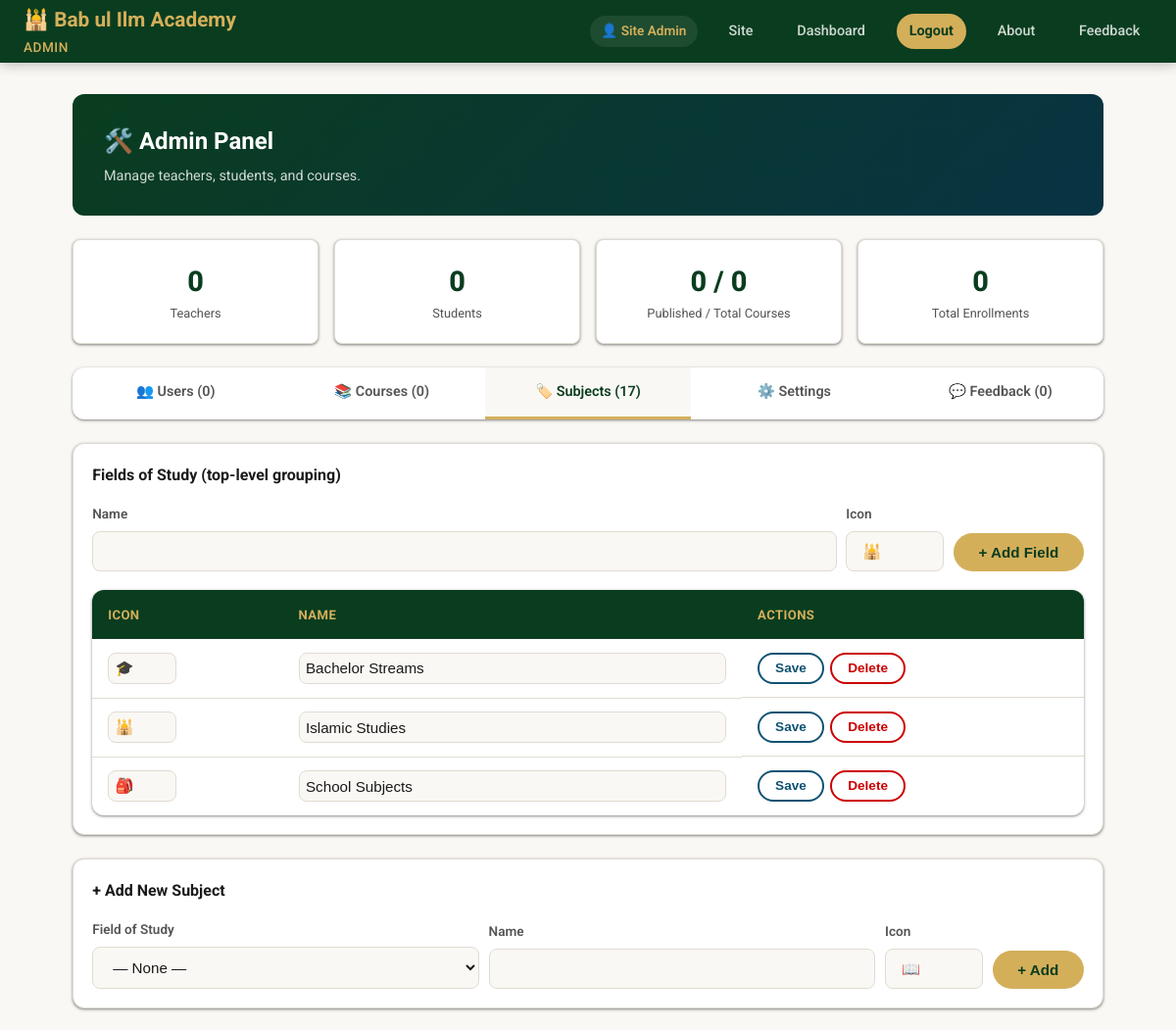
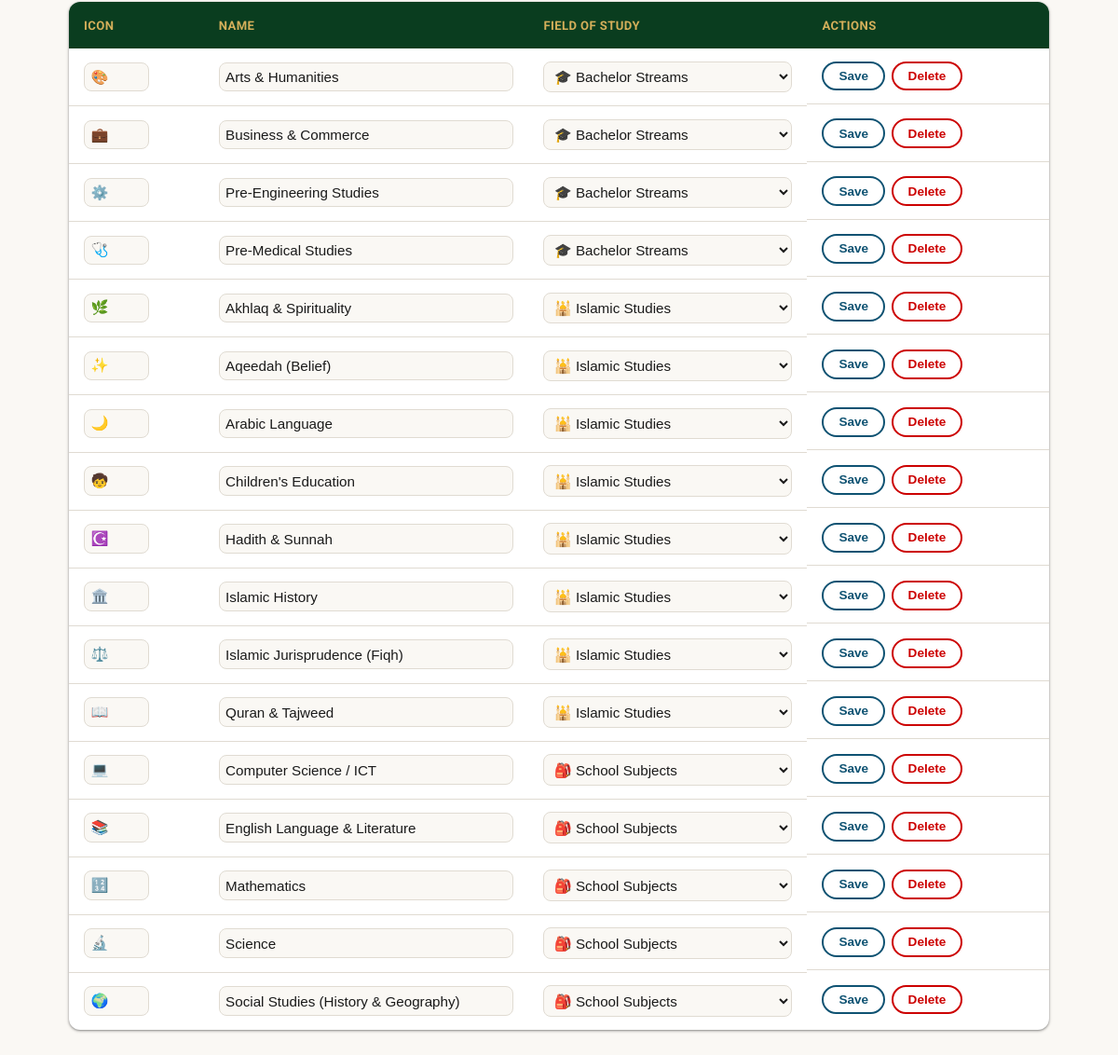
The app's page /admin.php?tab=subjects (signed in) with its own data (2 pictures, top to bottom).
### tables this page shows
CREATE TABLE IF NOT EXISTS fields_of_study (
    id   INT UNSIGNED AUTO_INCREMENT PRIMARY KEY,
    name VARCHAR(100) NOT NULL,
    icon VARCHAR(10)
);

CREATE TABLE IF NOT EXISTS subjects (
    id                INT UNSIGNED AUTO_INCREMENT PRIMARY KEY,
    field_of_study_id INT UNSIGNED NULL,
    name              VARCHAR(100) NOT NULL,
    icon              VARCHAR(10),
    FOREIGN KEY (field_of_study_id) REFERENCES fields_of_study(id) ON DELETE SET NULL
);

### db.php (called while the page is built, shortened)
<?php
function e(string $s): string {
    return htmlspecialchars($s, ENT_QUOTES, 'UTF-8');
}
function auth(): ?array {
    $lastActivity = $_SESSION['last_activity'] ?? time();
    return $_SESSION['user'];
}

### admin.php (the view, shortened to what this page needs)
<?php
require_once __DIR__ . '/db.php';
$user = auth();
$tab = $_GET['tab'] ?? 'users';
$stats = $pdo->query(
    "SELECT (SELECT COUNT(*) FROM users WHERE role='teacher') AS teachers,
            (SELECT COUNT(*) FROM users WHERE role='student') AS students,
            (SELECT COUNT(*) FROM courses) AS total_courses,
            (SELECT COUNT(*) FROM courses WHERE is_published=1) AS published_courses,
            (SELECT COUNT(*) FROM enrollments) AS total_enrollments"
)->fetch();
$users = $pdo->query("SELECT * FROM users WHERE role != 'admin' ORDER BY created_at DESC")->fetchAll();
$courses = $pdo->query(
    "SELECT c.*, u.name AS teacher_name, s.name AS subject_name,
            (SELECT COUNT(*) FROM enrollments e WHERE e.course_id = c.id) AS student_count
     FROM courses c JOIN users u ON u.id = c.teacher_id LEFT JOIN subjects s ON s.id = c.subject_id
     ORDER BY c.created_at DESC"
)->fetchAll();
$fieldsOfStudy = $pdo->query('SELECT * FROM fields_of_study ORDER BY name')->fetchAll();
$subjects = $pdo->query(
    'SELECT s.*, f.name AS field_name FROM subjects s LEFT JOIN fields_of_study f ON f.id = s.field_of_study_id ORDER BY f.name, s.name'
)->fetchAll();
$feedback = $pdo->query('SELECT * FROM feedback ORDER BY created_at DESC')->fetchAll();
?>
<!DOCTYPE html>
<html lang="en">
<head>
<link rel="stylesheet" href="style.css">
</head>
<body>
<nav class="navbar">
    <a class="nav-brand" href="index.php">🕌 <?= e(SITE_NAME) ?> <small style="color:var(--gold)">ADMIN</small></a>
    <div class="nav-links">
        <span class="nav-user">👤 <?= e($user['name']) ?></span>
        <a href="index.php">Site</a>
        <a href="dashboard.php">Dashboard</a>
        <a href="logout.php" class="nav-btn">Logout</a>
        <a href="about.php">About</a>
        <a href="feedback.php">Feedback</a>
    </div>
</nav>
<div class="dashboard-wrap" style="max-width:1100px">
    <div class="dashboard-header">
        <h2>🛠️ Admin Panel</h2>
        <p>Manage teachers, students, and courses.</p>
    </div>
    <div style="display:grid;grid-template-columns:repeat(auto-fit,minmax(150px,1fr));gap:1rem;margin-bottom:1.5rem">
        <div style="background:var(--white);border-radius:var(--radius-sm);padding:1.2rem;box-shadow:var(--shadow);border:1.5px solid var(--border);text-align:center">
            <div style="font-size:1.8rem;font-weight:800;color:var(--green-deep)"><?= (int) $stats['teachers'] ?></div>
            <div style="font-size:.8rem;color:var(--text-mid)">Teachers</div>
        </div>
        <div style="background:var(--white);border-radius:var(--radius-sm);padding:1.2rem;box-shadow:var(--shadow);border:1.5px solid var(--border);text-align:center">
            <div style="font-size:1.8rem;font-weight:800;color:var(--green-deep)"><?= (int) $stats['students'] ?></div>
            <div style="font-size:.8rem;color:var(--text-mid)">Students</div>
        </div>
        <div style="background:var(--white);border-radius:var(--radius-sm);padding:1.2rem;box-shadow:var(--shadow);border:1.5px solid var(--border);text-align:center">
            <div style="font-size:1.8rem;font-weight:800;color:var(--green-deep)"><?= (int) $stats['published_courses'] ?> / <?= (int) $stats['total_courses'] ?></div>
            <div style="font-size:.8rem;color:var(--text-mid)">Published / Total Courses</div>
        </div>
        <div style="background:var(--white);border-radius:var(--radius-sm);padding:1.2rem;box-shadow:var(--shadow);border:1.5px solid var(--border);text-align:center">
            <div style="font-size:1.8rem;font-weight:800;color:var(--green-deep)"><?= (int) $stats['total_enrollments'] ?></div>
            <div style="font-size:.8rem;color:var(--text-mid)">Total Enrollments</div>
        </div>
    </div>
    <div class="tabs">
        <a href="?tab=users" class="tab-btn <?= $tab === 'users' ? 'active' : '' ?>" style="text-decoration:none;display:block;text-align:center">👥 Users (<?= count($users) ?>)</a>
        <a href="?tab=courses" class="tab-btn <?= $tab === 'courses' ? 'active' : '' ?>" style="text-decoration:none;display:block;text-align:center">📚 Courses (<?= count($courses) ?>)</a>
        <a href="?tab=subjects" class="tab-btn <?= $tab === 'subjects' ? 'active' : '' ?>" style="text-decoration:none;display:block;text-align:center">🏷️ Subjects (<?= count($subjects) ?>)</a>
        <a href="?tab=settings" class="tab-btn <?= $tab === 'settings' ? 'active' : '' ?>" style="text-decoration:none;display:block;text-align:center">⚙️ Settings</a>
        <a href="?tab=feedback" class="tab-btn <?= $tab === 'feedback' ? 'active' : '' ?>" style="text-decoration:none;display:block;text-align:center">💬 Feedback (<?= count($feedback) ?>)</a>
    </div>
    <?php if ($tab === 'courses'): ?>
        <div style="display:flex;justify-content:flex-end;margin-bottom:1rem">
            <a href="?export=courses" class="btn btn-outline btn-sm">⬇ Download CSV</a>
        </div>
        <table class="table">
            <thead><tr><th>Title</th><th>Teacher</th><th>Subject</th><th>Level</th><th>Price</th><th>Students</th><th>Status</th><th>Actions</th></tr></thead>
            <tbody>
                <?php foreach ($courses as $c): ?>
                <tr>
                    <td><a href="course.php?id=<?= (int) $c['id'] ?>" target="_blank"><?= e($c['title']) ?></a></td>
                    <td><?= e($c['teacher_name']) ?></td>
                    <td><?= e($c['subject_name'] ?? '—') ?></td>
                    <td><span class="badge badge-<?= e($c['level']) ?>"><?= e(ucfirst($c['level'])) ?></span></td>
                    <td><?= $c['price'] > 0 ? '$' . number_format((float) $c['price']) : 'Free' ?></td>
                    <td><?= (int) $c['student_count'] ?></td>
                    <td><span class="badge <?= $c['is_published'] ? 'badge-free' : 'badge-paid' ?>"><?= $c['is_published'] ? 'Published' : 'Draft' ?></span></td>
                    <td style="display:flex;gap:.4rem">
                        <a href="edit-course.php?id=<?= (int) $c['id'] ?>" class="btn btn-sm btn-outline">Edit</a>
                        <form method="post"><input type="hidden" name="_csrf" value="<?= e(csrf()) ?>"><button type="submit" name="toggle_published" value="<?= (int) $c['id'] ?>" class="btn btn-sm btn-outline"><?= $c['is_published'] ? 'Unpublish' : 'Publish' ?></button></form>
                    </td>
                </tr>
                <?php endforeach; ?>
            </tbody>
        </table>
    <?php elseif ($tab === 'subjects'): ?>
        <div class="card" style="margin-bottom:1.5rem"><div class="card-body">
            <h3 style="font-size:1rem;margin-bottom:1rem">Fields of Study (top-level grouping)</h3>
            <form method="post" style="display:grid;grid-template-columns:1fr 100px auto;gap:.6rem;align-items:end;margin-bottom:1.2rem">
                <div class="form-group" style="margin:0"><label class="form-label">Name</label><input type="text" name="name" class="form-control" required></div>
                <div class="form-group" style="margin:0"><label class="form-label">Icon</label><input type="text" name="icon" class="form-control" placeholder="🕌"></div>
                <button type="submit" name="add_field" value="1" class="btn btn-primary">+ Add Field</button>
            </form>
            <table class="table" style="margin:0">
                <thead><tr><th>Icon</th><th>Name</th><th>Actions</th></tr></thead>
                <tbody>
                    <?php foreach ($fieldsOfStudy as $f): $ffid = 'field-' . (int) $f['id']; ?>
                    <tr>
                        <td><input type="text" name="icon" form="<?= $ffid ?>" value="<?= e($f['icon']) ?>" class="form-control" style="width:70px;padding:.4rem"></td>
                        <td><input type="text" name="name" form="<?= $ffid ?>" value="<?= e($f['name']) ?>" class="form-control" style="padding:.4rem"></td>
                        <td style="display:flex;gap:.4rem">
                            <form method="post" id="<?= $ffid ?>" style="display:inline">
                                <button type="submit" name="edit_field" value="<?= (int) $f['id'] ?>" class="btn btn-sm btn-outline">Save</button>
                            </form>
                            <form method="post" onsubmit="return confirm('Delete this field of study? Subjects in it will become ungrouped.')" style="display:inline">
                                <button type="submit" name="delete_field" value="<?= (int) $f['id'] ?>" class="btn btn-sm btn-outline" style="color:#c00;border-color:#c00">Delete</button>
                            </form>
                        </td>
                    </tr>
                    <?php endforeach; ?>
                </tbody>
            </table>
        </div></div>
        <div class="card" style="margin-bottom:1.5rem"><div class="card-body">
            <h3 style="font-size:1rem;margin-bottom:1rem">+ Add New Subject</h3>
            <form method="post" style="display:grid;grid-template-columns:1fr 1fr 100px auto;gap:.6rem;align-items:end">
                <div class="form-group" style="margin:0">
                    <label class="form-label">Field of Study</label>
                    <select name="field_of_study_id" class="form-control">
                        <option value="">— None —</option>
                    </select>
                </div>
                <div class="form-group" style="margin:0"><label class="form-label">Name</label><input type="text" name="name" class="form-control" required></div>
                <div class="form-group" style="margin:0"><label class="form-label">Icon</label><input type="text" name="icon" class="form-control" placeholder="📖"></div>
                <button type="submit" name="add_subject" value="1" class="btn btn-primary">+ Add</button>
            </form>
        </div></div>
        <table class="table">
            <thead><tr><th>Icon</th><th>Name</th><th>Field of Study</th><th>Actions</th></tr></thead>
            <tbody>
                <?php foreach ($subjects as $s): $fid = 'subj-' . (int) $s['id']; ?>
                <tr>
                    <td><input type="text" name="icon" form="<?= $fid ?>" value="<?= e($s['icon']) ?>" class="form-control" style="width:70px;padding:.4rem"></td>
                    <td><input type="text" name="name" form="<?= $fid ?>" value="<?= e($s['name']) ?>" class="form-control" style="padding:.4rem"></td>
                    <td>
                        <select name="field_of_study_id" form="<?= $fid ?>" class="form-control" style="padding:.4rem">
                            <?php foreach ($fieldsOfStudy as $f): ?>
                                <option value="<?= (int) $f['id'] ?>" <?= (int) $s['field_of_study_id'] === (int) $f['id'] ? 'selected' : '' ?>><?= e($f['icon']) ?> <?= e($f['name']) ?></option>
                            <?php endforeach; ?>
                        </select>
                    </td>
                    <td style="display:flex;gap:.4rem">
                        <form method="post" id="<?= $fid ?>" style="display:inline">
                            <button type="submit" name="edit_subject" value="<?= (int) $s['id'] ?>" class="btn btn-sm btn-outline">Save</button>
                        </form>
                        <form method="post" onsubmit="return confirm('Delete this subject? Courses using it will become uncategorized.')" style="display:inline">
                            <button type="submit" name="delete_subject" value="<?= (int) $s['id'] ?>" class="btn btn-sm btn-outline" style="color:#c00;border-color:#c00">Delete</button>
                        </form>
                    </td>
                </tr>
                <?php endforeach; ?>
            </tbody>
        </table>
    <?php endif; ?>
</div>
</body>
</html>

### records on screen
fields_of_study: icon "🎓", name "Bachelor Streams", $f['id'] 3 (drawn)
fields_of_study: icon "🕌", name "Islamic Studies", $f['id'] 1 (drawn)
fields_of_study: icon "🎒", name "School Subjects", $f['id'] 2 (drawn)
subjects: icon "🎨", name "Arts & Humanities", field_of_study_id "🎓 Bachelor Streams"
subjects: icon "💼", name "Business & Commerce", field_of_study_id "🎓 Bachelor Streams"
subjects: icon "⚙️", name "Pre-Engineering Studies", field_of_study_id "🎓 Bachelor Streams"
subjects: icon "🩺", name "Pre-Medical Studies", field_of_study_id "🎓 Bachelor Streams"
subjects: icon "🌿", name "Akhlaq & Spirituality", field_of_study_id "🕌 Islamic Studies"
subjects: icon "✨", name "Aqeedah (Belief)", field_of_study_id "🕌 Islamic Studies"
subjects: icon "🌙", name "Arabic Language", field_of_study_id "🕌 Islamic Studies"
subjects: icon "🧒", name "Children's Education", field_of_study_id "🕌 Islamic Studies"
subjects: icon "☪️", name "Hadith & Sunnah", field_of_study_id "🕌 Islamic Studies"
subjects: icon "🏛️", name "Islamic History", field_of_study_id "🕌 Islamic Studies"
subjects: icon "⚖️", name "Islamic Jurisprudence (Fiqh)", field_of_study_id "🕌 Islamic Studies"
subjects: icon "📖", name "Quran & Tajweed", field_of_study_id "🕌 Islamic Studies"
subjects: icon "💻", name "Computer Science / ICT", field_of_study_id "🎒 School Subjects"
subjects: icon "📚", name "English Language & Literature", field_of_study_id "🎒 School Subjects"
subjects: icon "🔢", name "Mathematics", field_of_study_id "🎒 School Subjects"
subjects: icon "🔬", name "Science", field_of_study_id "🎒 School Subjects"
subjects: icon "🌍", name "Social Studies (History & Geography)", field_of_study_id "🎒 School Subjects"

### other values on screen
SITE_NAME "Bab ul Ilm Academy"
$user['name'] "Site Admin"
$stats['teachers'] "0"
$stats['students'] "0"
$stats['published_courses'] "0"
$stats['total_courses'] "0"
$stats['total_enrollments'] "0"
count($users) "0"
count($courses) "0"
count($subjects) "17"
count($feedback) "0"
